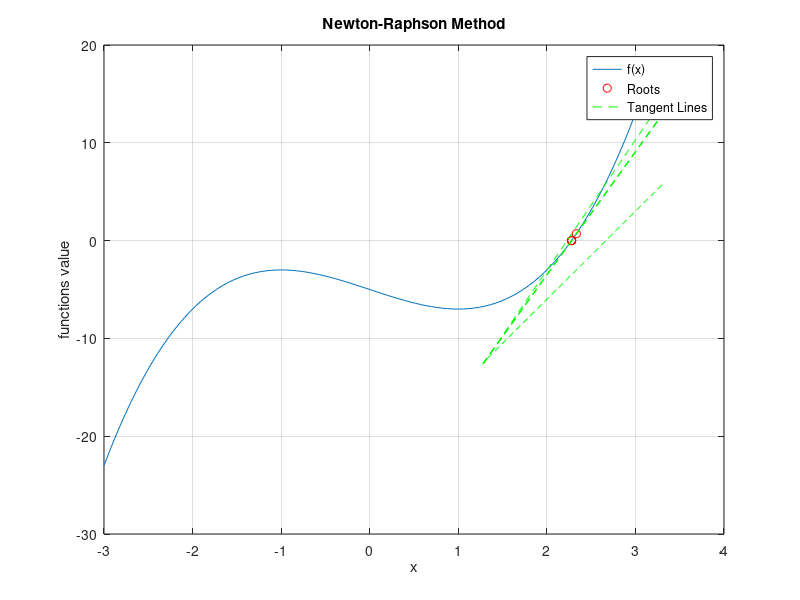

MATLAB code to generate this figure:


function retval = task_104 ()


function [y, dy] = f(x)
    y = x.^3 - 3*x - 5;
    dy = 3*x.^2 - 3;
end


x0 = 2;
tolerance = 1e-6;

roots = [];
tangent_lines = [];
iterations = 0;

while true
    [y, dy] = f(x0);
    x1 = x0 - y / dy;
    roots = [roots; x1];
    tangent_lines = [tangent_lines; [x0, y, dy]];

    if abs(x1 - x0) < tolerance
        break;
    end

    x0 = x1;
    iterations = iterations + 1;
end

fprintf('%d iterations need: %f\n', iterations, roots(end));


x = linspace(-3, 3, 100);
[y, dy] = f(x);

figure;
plot(x, y);
hold on;
plot(roots, f(roots), 'ro');
for i = 1:length(roots)
    x_tangent = roots(i) - 1:0.01:roots(i) + 1;
    y_tangent = tangent_lines(i, 2) + tangent_lines(i, 3) * (x_tangent - roots(i));
    plot(x_tangent, y_tangent, 'g--');
end
xlabel('x');
ylabel('functions value');
title('Newton-Raphson Method');
legend('f(x)', 'Roots', 'Tangent Lines');
grid on;


endfunction
